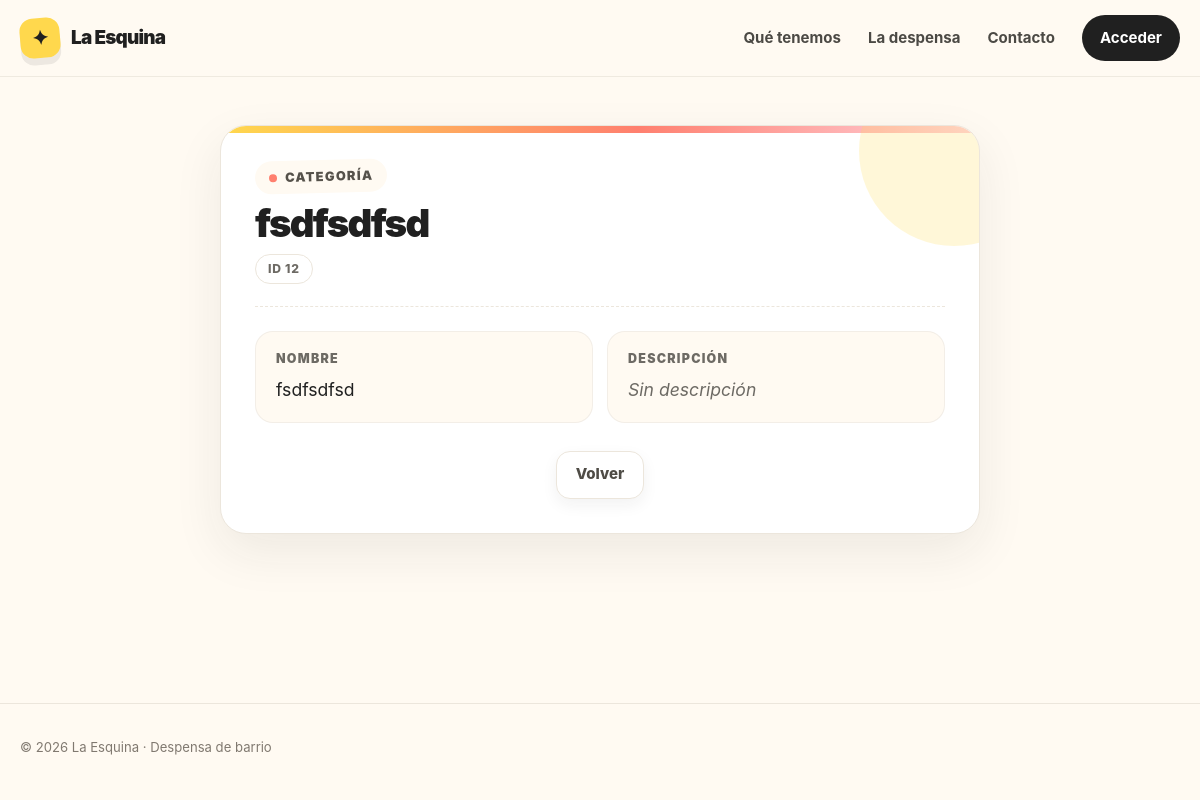
Before: /ventas/categoria/detail/12 with the older database file.
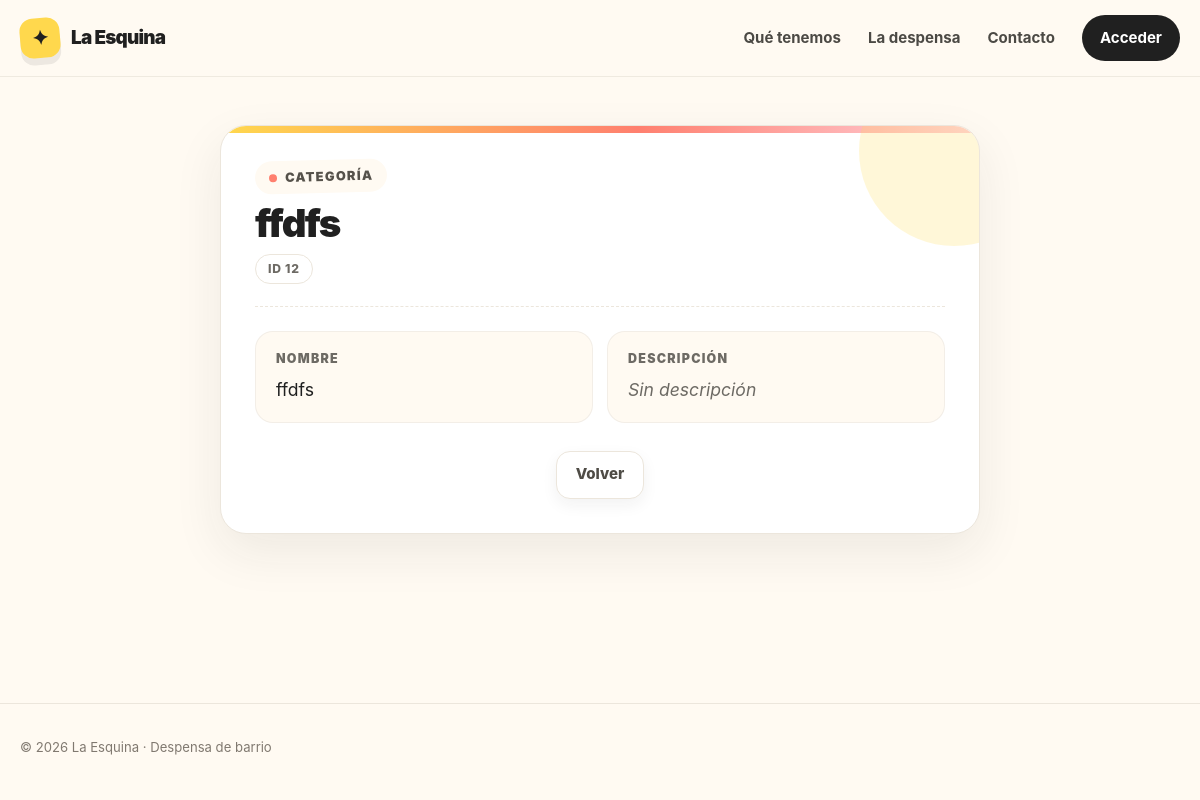
After: the same page with the newer database file.
### ventas/models/categoria.py (models this page shows, shortened)
class Categoria(models.Model):
    nombre = models.CharField(unique=True)
    descripcion = models.TextField(blank=True)
    class Meta:
        verbose_name = "Categoría de Producto"
        verbose_name_plural = "Categorías de Productos"

### ventas/views/categoria.py (the view)
# urls.py: path("categoria/detail/<int:pk>", categoria_detail, name="categoria_detail"),
def categoria_detail(request: HttpRequest, pk: int) -> HttpResponse:
    categoria = get_object_or_404(Categoria, pk=pk)
    return render(request, "ventas/categoria_detail.html", {"categoria": categoria})

### ventas/templates/ventas/categoria_detail.html
{% extends "core/base.html" %}
{% load static %}
{% block styles %}
    <link rel="stylesheet" href="{% static 'core/css/detail.css' %}" />
{% endblock styles %}
{% block content %}
    <div class="container section">
        <div class="detail-card">
            <header class="detail-head">
                <span class="detail-kicker">Categoría</span>
                <h1 class="detail-title">{{ categoria.nombre }}</h1>
                <span class="detail-id">ID {{ categoria.pk }}</span>
            </header>
            <dl class="detail-fields">
                <div class="detail-field">
                    <dt class="detail-label">Nombre</dt>
                    <dd class="detail-value">{{ categoria.nombre }}</dd>
                </div>
                <div class="detail-field">
                    <dt class="detail-label">Descripción</dt>
                    <dd class="detail-value {% if not categoria.descripcion %}detail-value--empty{% endif %}">
                        {{ categoria.descripcion|default:"Sin descripción"|linebreaksbr }}
                    </dd>
                </div>
            </dl>
            <div class="page-actions detail-actions">
                <a class="button button-secondary"
                   href="{% url 'ventas:categoria_list' %}">Volver</a>
            </div>
        </div>
    </div>
{% endblock content %}

Changed rows visible on the page:
changed Categoria "Sin descripción": nombre "fsdfsdfsd" → "ffdfs"
